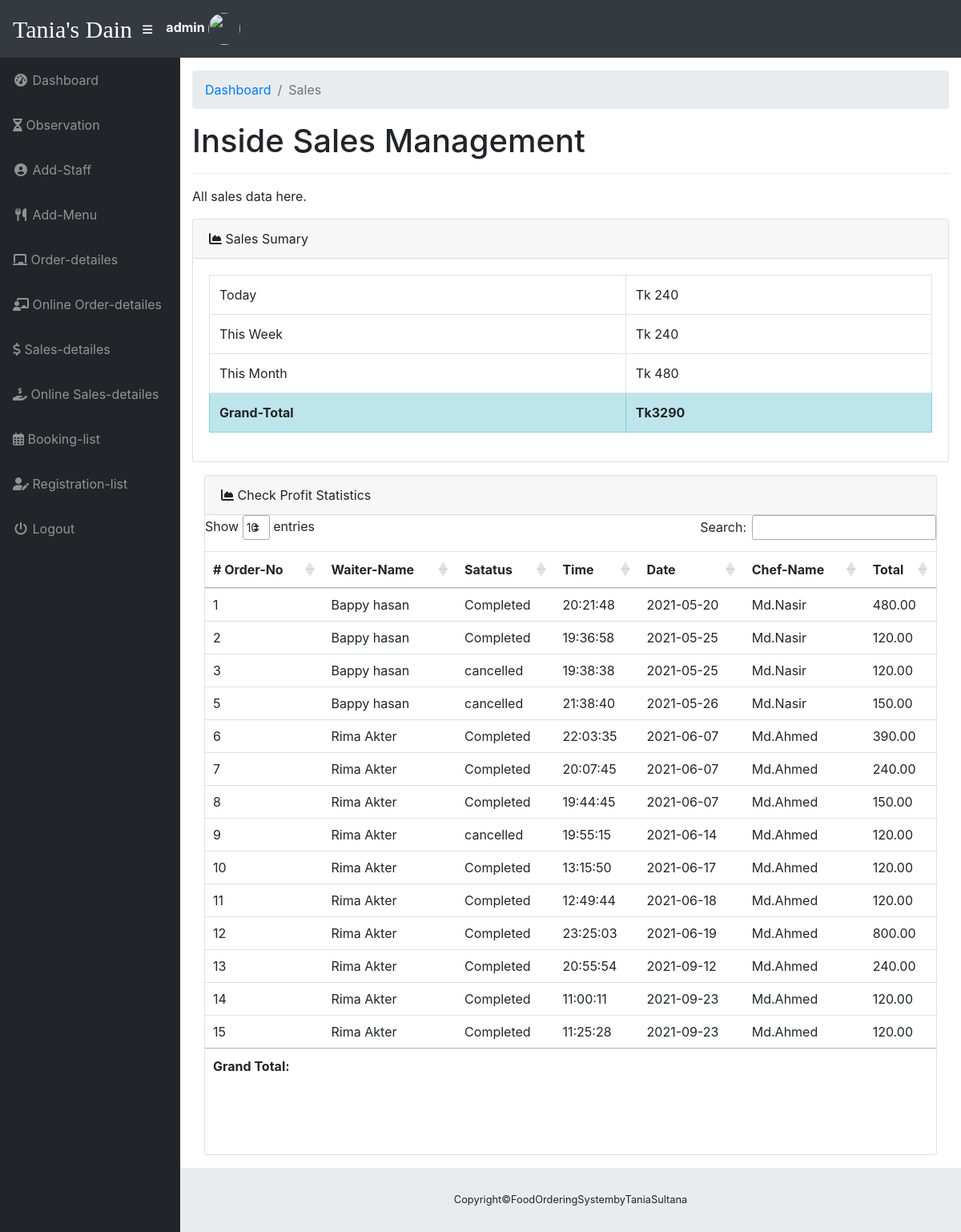
/admin/sales.php (signed in), run on the app's committed database.
### tables this page shows
CREATE TABLE `tbl_order` (
  `orderID` int(11) NOT NULL,
  `username` varchar(255) NOT NULL,
  `status` text NOT NULL,
  `total` decimal(15,2) NOT NULL,
  `order_date` date NOT NULL,
  `time` time NOT NULL DEFAULT current_timestamp(),
  `chef` varchar(255) NOT NULL
);

### functions.php (called while the page is built, shortened)
<?php
	require("dbconnection.php");
	function getSalesGrandTotal($duration) {
		global $sqlconnection;
		$total = 0;
		if ($duration == "ALLTIME") {
			$query = "
					SELECT SUM(total) as grandtotal
					FROM tbl_order
					";
		}
		else if ($duration == ("DAY" || "MONTH" || "WEEK")) {
			$query = "
					SELECT SUM(total) as grandtotal
					FROM tbl_order WHERE status ='Completed' AND order_date > DATE_SUB(NOW(), INTERVAL 1 ".$duration.")
					";
		}
		else
			return null;
		if ($result = $sqlconnection->query($query)) {
			while ($res = $result->fetch_array(MYSQLI_ASSOC)) {
				$total+=$res['grandtotal'];
			}
			return $total;
		}
		else {
			echo $sqlconnection->error;
			return null;
		}
	}
?>

### admin/sales.php (the view, shortened to what this page needs)
<?php
  include("../functions.php");
?>
<!DOCTYPE html>
<html lang="en">
  <head>
    <link href="vendor/bootstrap/css/bootstrap.min.css" rel="stylesheet">
    <link href="vendor/fontawesome-free/css/all.min.css" rel="stylesheet" type="text/css">
    <link href="vendor/datatables/dataTables.bootstrap4.css" rel="stylesheet">
    <link href="css/sb-admin.css" rel="stylesheet">
  <link rel="stylesheet" href="https://cdn.datatables.net/1.10.22/css/jquery.dataTables.min.css"/>
  <link  rel="stylesheet"href="stylesheet" href="https://maxcdn.bootstrapcdn.com/bootstrap/3.3.7/css/bootstrap.min.css">
  </head>
  <body id="page-top">
    <nav class="navbar navbar-expand navbar-dark bg-dark static-top">
      <a class="navbar-brand mr-1" href="index.php" style="font-family:'Brush Script MT', cursive;font-size: 30px;color: white">Tania's Dain</a>
      <button class="btn btn-link btn-sm text-white order-1 order-sm-0" id="sidebarToggle" href="#">
        <i class="fas fa-bars"></i>
      </button>
      <ul class="navbar-nav ml-auto ml-md-0">
        <li class="nav-item dropdown no-arrow">
          <a class="nav-link dropdown-toggle" href="#" id="userDropdown" role="button" data-toggle="dropdown" aria-haspopup="true" aria-expanded="false">
           <font style="color: white;"> <b><?php echo $_SESSION['username']; ?></b></font>
             <img class='img-circle profile_img'style="border-radius:55%" height="40" width="40" src="images/<?php echo $_SESSION['img']; ?>">
          </a>
        </li>
      </ul>
    </nav>
    <div id="wrapper">
       <ul class="sidebar navbar-nav">
        <li class="nav-item">
          <a class="nav-link" href="index.php">
            <i class="fas fa-fw fa-tachometer-alt"></i>
            <span>Dashboard</span>
          </a>
        </li>
        <li class="nav-item">
          <a class="nav-link" href="ovserv.php">
           <i class="fas fa-hourglass-half"></i>
            <span>Observation</span>
          </a>
        </li>
         <li class="nav-item">
          <a class="nav-link" href="staff.php">
           <i class="fas fa-fw fa-user-circle"></i>
            <span>Add-Staff</span></a>
        </li>
          <li class="nav-item">
          <a class="nav-link" href="menu.php">
            <i class="fas fa-fw fa-utensils"></i>
            <span>Add-Menu</span></a>
        </li>
        <li class="nav-item">
          <a class="nav-link" href="orderd.php">
            <i class="fas fa-chalkboard"></i>
            <span>Order-detailes</span></a>
        </li>
         <li class="nav-item">
          <a class="nav-link" href="online_orderd.php">
            <i class="fas fa-chalkboard-teacher"></i>
            <span>Online Order-detailes</span></a>
        </li>
         <li class="nav-item">
          <a class="nav-link" href="sales.php">
           <i class="fas fa-dollar-sign"></i>
            <span>Sales-detailes</span></a>
        </li>
         <li class="nav-item">
          <a class="nav-link" href="online_sale.php">
            <i class="fas fa-hand-holding-usd"></i>
            <span>Online Sales-detailes</span></a>
        </li>
         <li class="nav-item">
          <a class="nav-link" href="bok_list.php">
            <i class="far fa-calendar-alt"></i>
            <span>Booking-list</span></a>
        </li>
         <li class="nav-item">
          <a class="nav-link" href="regi.php">
            <i class="fas fa-user-edit"></i>
            <span>Registration-list</span></a>
        </li>
        <li class="nav-item">
          <a class="nav-link" href="#" data-toggle="modal" data-target="#logoutModal">
            <i class="fas fa-fw fa-power-off"></i>
            <span>Logout</span>
          </a>
        </li>
      </ul>
      <div id="content-wrapper">
        <div class="container-fluid">
          <ol class="breadcrumb">
            <li class="breadcrumb-item">
              <a href="index.php">Dashboard</a>
            </li>
            <li class="breadcrumb-item active">Sales</li>
          </ol>
          <h1> Inside Sales Management</h1>
          <hr>
          <p>All sales data here.</p>
          <div class="card mb-3">
            <div class="card-header">
              <i class="fas fa-chart-area"></i>
              Sales Sumary
            </div>
            <div class="card-body">
              <table class="table table-bordered" width="100%" cellspacing="0">
                <tbody>
                  <tr>
                    <td>Today</td>
                    <td>Tk <?php echo getSalesGrandTotal("DAY"); ?></td>
                  </tr>
                  <tr>
                    <td>This Week</td>
                    <td>Tk <?php echo getSalesGrandTotal("WEEK"); ?></td>
                  </tr>
                  <tr>
                    <td>This Month</td>
                    <td>Tk <?php echo getSalesGrandTotal("MONTH"); ?></td>
                  </tr>
                  <tr class="table-info">
                    <td><b>Grand-Total</b></td>
                    <td><b>Tk<?php echo getSalesGrandTotal("ALLTIME"); ?></b></td>
                  </tr>
                </tbody>
              </table>
            </div>
          </div>
          <div class="container-fluid">
          <div class="card mb-3">
            <div class="card-header">
              <i class="fas fa-chart-area"></i>
              Check Profit Statistics
          </div>
    <div class="table-responsive">
      <table class="table table-bodered" id="order_data" >
        <thead style="text-align: left;">
           <?php
          $stmt=$sqlconnection->prepare("SELECT * FROM tbl_order");
          $stmt->execute();
          $result=$stmt->get_result();
        ?>
          <tr>
            <th># Order-No</th>
            <th>Waiter-Name</th>
            <th>Satatus</th>
            <th>Time</th>
            <th>Date</th>
            <th>Chef-Name</th>
            <th>Total</th>
          </tr>
        </thead>
        <tbody>
          <?php while ($row=$result->fetch_assoc()){ ?>
            <tr>
           <td><?= $row["orderID"];?></td>
           <td><?= $row["username"];?></td>
           <td><?= $row["status"];?></td>
           <td><?= $row["time"];?></td>
           <td><?= $row["order_date"];?></td>
           <td><?= $row["chef"];?></td>
           <td><?= $row["total"];?></td>
  </tr>
            <?php } ?>
        </tbody>
        <tfoot >
          <th  colspan="6" style="text-align: ">Grand Total:</th>
          <th id="total_order"></th>
        </tfoot>
      </table>
      <br />
      <br />
      <br />
    </div>
  </div>
        <footer class="sticky-footer">
          <div class="container my-auto">
            <div class="copyright text-center my-auto">
              <span>Copyright©FoodOrderingSystembyTaniaSultana</span>
            </div>
          </div>
        </footer>
      </div>
    </div>
  </body>
</html>

### admin/css/sb-admin.css (style rules this page uses)
html { position: relative; min-height: 100%; }
body { height: 100%; }
#wrapper { display: -webkit-box; display: -ms-flexbox; display: flex; }
#wrapper #content-wrapper { overflow-x: hidden; width: 100%; padding-top: 1rem; padding-bottom: 80px; }
.navbar-nav .nav-item.dropdown .dropdown-toggle::after { width: 1rem; text-align: center; float: right; vertical-align: 0; border: 0; font-weight: 900; content: '\f105'; font-family: 'Font Awesome 5 Free'; }
.navbar-nav .nav-item.dropdown.no-arrow .dropdown-toggle::after { display: none; }
.sidebar { width: 90px !important; background-color: #212529; min-height: calc(100vh - 56px); }
.sidebar .nav-item:last-child { margin-bottom: 1rem; }
.sidebar .nav-item .nav-link { text-align: center; padding: 0.75rem 1rem; width: 90px; }
.sidebar .nav-item .nav-link span { font-size: 0.65rem; display: block; }
.sidebar .nav-item .nav-link { color: rgba(255, 255, 255, 0.5); }
@media (min-width: 768px) { .sidebar { width: 225px !important; } }
@media (min-width: 768px) { .sidebar .nav-item .nav-link { display: block; width: 100%; text-align: left; padding: 1rem; width: 225px; } }
@media (min-width: 768px) { .sidebar .nav-item .nav-link span { font-size: 1rem; display: inline; } }
:root { --input-padding-x: 0.75rem; --input-padding-y: 0.75rem; }
footer.sticky-footer { display: -webkit-box; display: -ms-flexbox; display: flex; position: absolute; right: 0; bottom: 0; width: calc(100% - 90px); height: 80px; background-color: #e9ecef; }
footer.sticky-footer .copyright { line-height: 1; font-size: 0.8rem; }
@media (min-width: 768px) { footer.sticky-footer { width: calc(100% - 225px); } }

### data on the page
tbl_order: orderID "1", username "Bappy hasan", status "Completed", time "20:21:48", order_date "2021-05-20", chef "Md.Nasir", total "480.00"
tbl_order: orderID "2", username "Bappy hasan", status "Completed", time "19:36:58", order_date "2021-05-25", chef "Md.Nasir", total "120.00"
tbl_order: orderID "3", username "Bappy hasan", status "cancelled", time "19:38:38", order_date "2021-05-25", chef "Md.Nasir", total "120.00"
tbl_order: orderID "5", username "Bappy hasan", status "cancelled", time "21:38:40", order_date "2021-05-26", chef "Md.Nasir", total "150.00"
tbl_order: orderID "6", username "Rima Akter", status "Completed", time "22:03:35", order_date "2021-06-07", chef "Md.Ahmed", total "390.00"
tbl_order: orderID "7", username "Rima Akter", status "Completed", time "20:07:45", order_date "2021-06-07", chef "Md.Ahmed", total "240.00"
tbl_order: orderID "8", username "Rima Akter", status "Completed", time "19:44:45", order_date "2021-06-07", chef "Md.Ahmed", total "150.00"
tbl_order: orderID "9", username "Rima Akter", status "cancelled", time "19:55:15", order_date "2021-06-14", chef "Md.Ahmed", total "120.00"
tbl_order: orderID "10", username "Rima Akter", status "Completed", time "13:15:50", order_date "2021-06-17", chef "Md.Ahmed", total "120.00"
tbl_order: orderID "11", username "Rima Akter", status "Completed", time "12:49:44", order_date "2021-06-18", chef "Md.Ahmed", total "120.00"
tbl_order: orderID "12", username "Rima Akter", status "Completed", time "23:25:03", order_date "2021-06-19", chef "Md.Ahmed", total "800.00"
tbl_order: orderID "13", username "Rima Akter", status "Completed", time "20:55:54", order_date "2021-09-12", chef "Md.Ahmed", total "240.00"
tbl_order: orderID "14", username "Rima Akter", status "Completed", time "11:00:11", order_date "2021-09-23", chef "Md.Ahmed", total "120.00"
tbl_order: orderID "15", username "Rima Akter", status "Completed", time "11:25:28", order_date "2021-09-23", chef "Md.Ahmed", total "120.00"

### other printed values
$_SESSION['username'] "admin"
getSalesGrandTotal("DAY") "240"
getSalesGrandTotal("WEEK") "240"
getSalesGrandTotal("MONTH") "480"
getSalesGrandTotal("ALLTIME") "3290"
